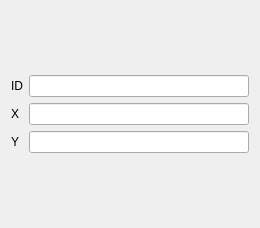
<?xml version="1.0" encoding="UTF-8"?>
<ui version="4.0">
 <class>TrNodeDock</class>
 <widget class="QWidget" name="TrNodeDock">
  <property name="geometry">
   <rect>
    <x>0</x>
    <y>0</y>
    <width>260</width>
    <height>228</height>
   </rect>
  </property>
  <property name="windowTitle">
   <string>Form</string>
  </property>
  <layout class="QGridLayout" name="gridLayout_2">
   <item row="0" column="0">
    <layout class="QGridLayout" name="gridLayout">
     <item row="0" column="0">
      <widget class="QLabel" name="label_ID">
       <property name="text">
        <string>ID</string>
       </property>
      </widget>
     </item>
     <item row="1" column="1">
      <widget class="QLineEdit" name="lineEdit_X">
       <property name="enabled">
        <bool>true</bool>
       </property>
      </widget>
     </item>
     <item row="1" column="0">
      <widget class="QLabel" name="label_X">
       <property name="text">
        <string>X</string>
       </property>
      </widget>
     </item>
     <item row="0" column="1">
      <widget class="QLineEdit" name="lineEdit_ID">
       <property name="enabled">
        <bool>true</bool>
       </property>
      </widget>
     </item>
     <item row="4" column="1">
      <widget class="QLineEdit" name="lineEdit_Y">
       <property name="enabled">
        <bool>true</bool>
       </property>
      </widget>
     </item>
     <item row="4" column="0">
      <widget class="QLabel" name="label_Y">
       <property name="text">
        <string>Y</string>
       </property>
      </widget>
     </item>
    </layout>
   </item>
  </layout>
 </widget>
 <resources/>
 <connections/>
</ui>
